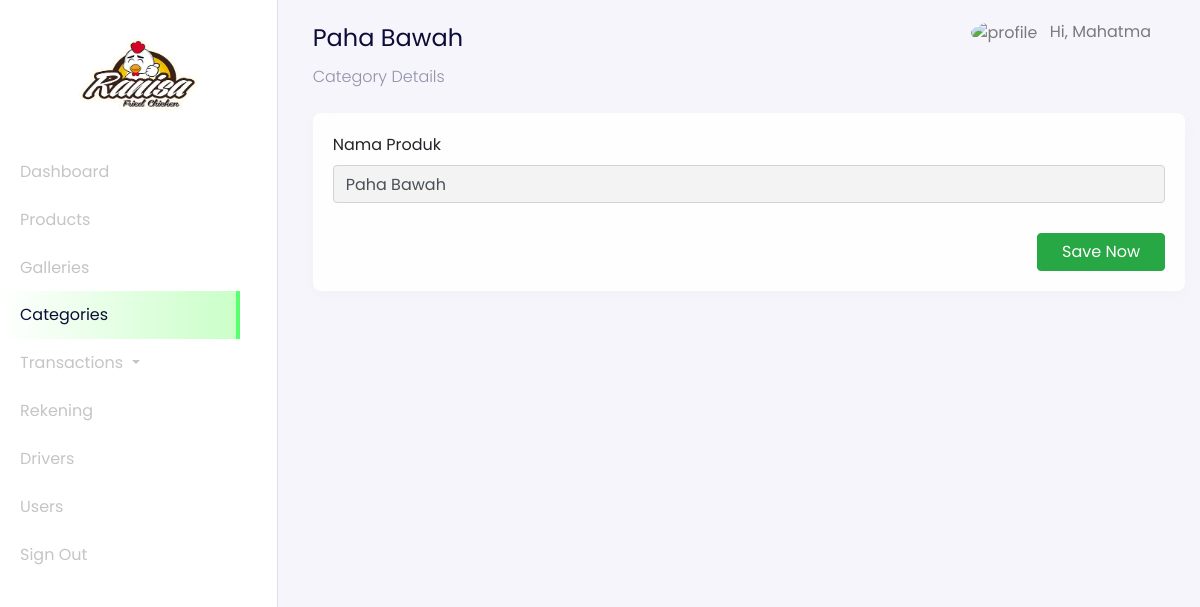
The app's page /admin?page=categories-details&id=1 (signed in) with its own data.
### tables this page shows
CREATE TABLE `users` (
  `id_user` int(11) NOT NULL,
  `name` varchar(255) NOT NULL,
  `email` varchar(255) NOT NULL,
  `password` varchar(255) NOT NULL,
  `address` text DEFAULT NULL,
  `phone_number` varchar(255) NOT NULL,
  `postal_code` varchar(191) NOT NULL,
  `roles` varchar(255) NOT NULL
);

CREATE TABLE `categories` (
  `id` int(11) NOT NULL,
  `category_name` varchar(255) NOT NULL,
  `slug` varchar(255) NOT NULL
);

### config/config.php (called while the page is built, shortened)
<?php
$host = 'localhost';
$user = 'root';
$password = '';
$dbname = 'daging_online';
$conn = mysqli_connect($host, $user, $password, $dbname);
function query($query)
{
    global $conn;
    $result = mysqli_query($conn, $query);
    $rows = [];
    while ($row = mysqli_fetch_assoc($result)) {
        $rows[] = $row;
    }
    return $rows;
}

### admin/dashboard-categories-details.php (the view, shortened to what this page needs)
<?php
$id = $_GET["id"];
$categories = query("SELECT * FROM categories WHERE id = $id")[0];
?>
<nav
  class="navbar navbar-expand-lg navbar-light navbar-store fixed-top"
  data-aos="fade-down"
>
  <div class="container-fluid">
    <div class="collpase navbar-collapse" id="navbarResponsive">
      <ul class="navbar-nav d-none d-lg-flex ml-auto">
        <li class="nav-item dropdown">
          <a
            href="#"
            class="nav-link"
            id="navbarDropdown"
            role="button"
            data-toggle="dropdown"
          >
          <img
              src="../assets/images/person-circle.svg"
              alt="profile"
              height="40px"
              class="rounded-circle mr-2 profile-picture"
            />
            <?php
              $id_user = $_SESSION['user'];
              $user = query("SELECT * FROM users WHERE id_user = $id_user")[0];
            ?>
            Hi, <?= $user["name"]; ?>
          </a>
        </li>
      </ul>
    </div>
  </div>
</nav>
<div
  class="section-content section-dashboard-home"
  data-aos="fade-up"
>
  <div class="container-fluid">
    <div class="dashboard-heading">
      <h2 class="dashboard-title"><?= $categories["category_name"]; ?></h2>
      <p class="dashboard-subtitle">Category Details</p>
    </div>
    <div class="dashboard-content">
      <div class="row">
        <div class="col-12 mt-2">
          <form action="" method="POST" enctype="multipart/form-data">
            <div class="card">
              <div class="card-body">
                <div class="row">
                  <div class="col-md-12">
                    <div class="form-group">
                      <label for="name">Nama Produk</label>
                      <input type="text" id="name" class="form-control"  name="name" value="<?= $categories["category_name"]; ?>">
                    </div>
                  </div>
                </div>
                <div class="row">
                  <div class="col-12 text-right">
                    <button
                      type="submit"
                      name="updateCategory"
                      class="btn btn-success px-4"
                    >
                      Save Now
                    </button>
                  </div>
                </div>
              </div>
            </div>
          </form>
        </div>
      </div>
    </div>
  </div>
</div>

### records on screen
users: name "Mahatma"
categories: category_name "Paha Bawah", name "Paha Bawah"
